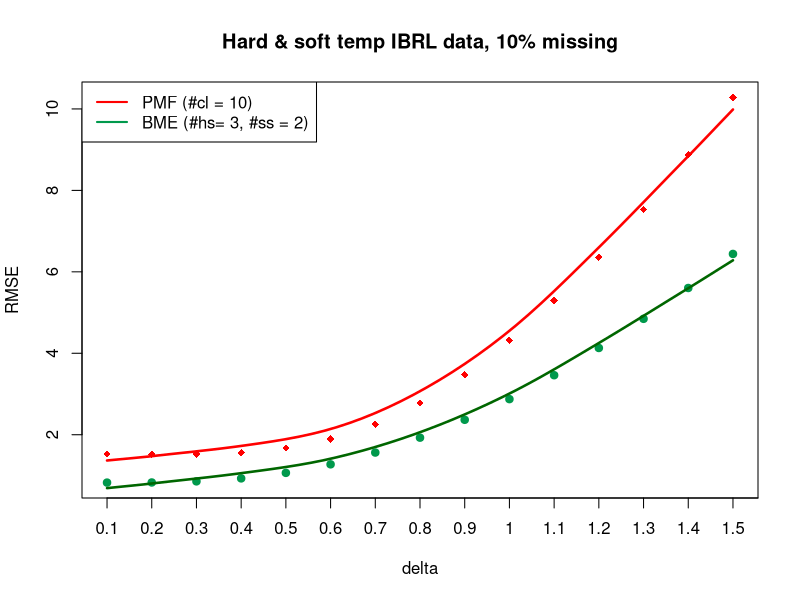
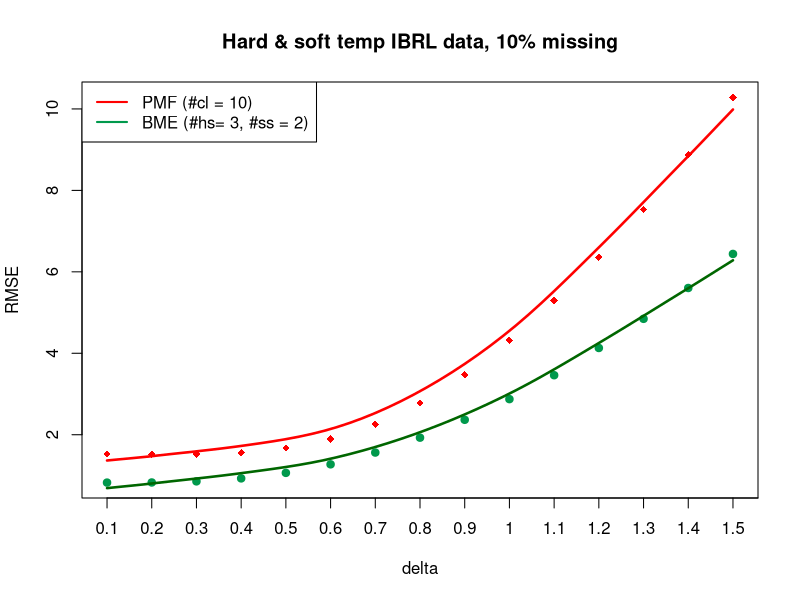

Here is the R script that generated these plots, in order:
pmf = read.table("PMFsoftDeltas.csv",sep=",")
bme = read.table("BMEsoftDeltas.csv", sep=",")

pmf = pmf[2:16,]
bme = bme[2:16,]

plot(1:nrow(bme), bme$V1, ylab ="RMSE", xlab ="delta"
     , main="Hard & soft temp IBRL data, 10% missing"#, ylim = c(4.003,4.027)
     , col="#00994C", pch = 19, xaxt="n", ylim = c(min(bme$V1, pmf$V1), max(bme$V1, pmf$V1))
)
axis(1, at = seq(1,20,1), labels = seq(0.1,2,0.1))
with(bme, lines(loess.smooth(1:nrow(bme), V1),col = "#006600", lwd=2.5))
points(1:nrow(pmf),pmf$V1 , col="red", pch = 18, xaxt="n")
with(pmf, lines(loess.smooth(1:nrow(pmf), V1),col = "red", lwd=2.5))

legend("topleft", legend=c("PMF (#cl = 10)", "BME (#hs= 3, #ss = 2)"),
       col=c("red", "#00994C"), lty = 1, cex=1, lwd=2)

dev.off()
svg(filename="figxx2.svg", width = 12, height = 8, pointsize = 12)
plot(1:nrow(bme), bme$V1, ylab ="RMSE", xlab ="delta"
     , main="Hard & soft temp IBRL data, 10% missing"#, ylim = c(4.003,4.027)
     , col="#00994C", pch = 19, xaxt="n", ylim = c(min(bme$V1, pmf$V1), max(bme$V1, pmf$V1))
)
axis(1, at = seq(1,20,1), labels = seq(0.1,2,0.1))
with(bme, lines(loess.smooth(1:nrow(bme), V1),col = "#006600", lwd=2.5))
points(1:nrow(pmf),pmf$V1 , col="red", pch = 18, xaxt="n")
with(pmf, lines(loess.smooth(1:nrow(pmf), V1),col = "red", lwd=2.5))

legend("topleft", legend=c("PMF (#cl = 10)", "BME (#hs= 3, #ss = 2)"),
       col=c("red", "#00994C"), lty = 1, cex=1, lwd=2)

dev.off()
